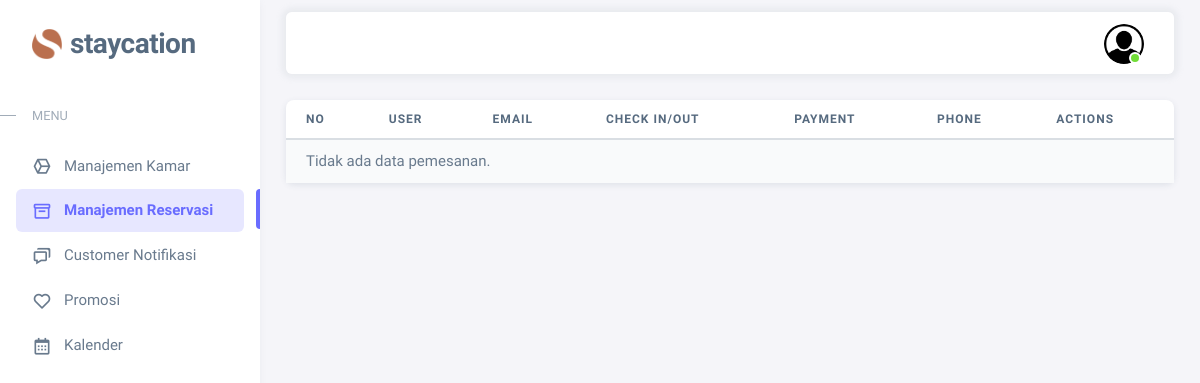
Before: /dashboard/hotel/reservasi.php (signed in) with the older database file.
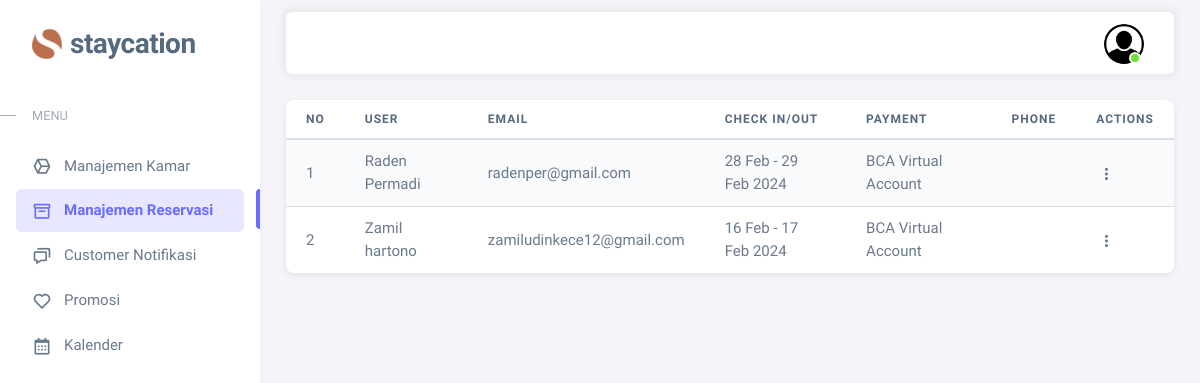
After: the same page with the newer database file.
### tables this page shows
CREATE TABLE `pemesanan` (
  `ID_PEMESANAN` int(11) NOT NULL,
  `EMAIL_TAMU` varchar(40) NOT NULL,
  `ID_HOTEL` int(11) NOT NULL,
  `ID_METODE_PEMBAYARAN` int(11) NOT NULL,
  `TGL_PEMESANAN` timestamp NOT NULL DEFAULT current_timestamp() ON UPDATE current_timestamp(),
  `TGL_CEKIN` datetime NOT NULL,
  `TGL_CEKOUT` datetime NOT NULL,
  `TOTAL_BIAYA` decimal(10,0) NOT NULL
);

CREATE TABLE `tamu` (
  `EMAIL_TAMU` varchar(40) NOT NULL,
  `PASSWORD` varchar(255) NOT NULL,
  `NAMA_TAMU` varchar(50) NOT NULL,
  `ALAMAT` varchar(50) NOT NULL,
  `NO_TELEPON_TAMU` varchar(15) NOT NULL,
  `TANGGAL_LAHIR` date NOT NULL,
  `FOTO` varchar(255) NOT NULL
);

CREATE TABLE `metode_pembayaran` (
  `ID_METODE_PEMBAYARAN` int(11) NOT NULL,
  `NAMA_METODE_PEMBAYARAN` enum('BCA Virtual Account','Credit Card','Mandiri Virtual Account') NOT NULL
);

### dashboard/hotel/reservasi.php (the view, shortened to what this page needs)
<?php
    include '../../controller/koneksi.php';
    include '../../partials/header-hotel.php'
?>
    <div class="content-wrapper">
      <div class="container-xxl flex-grow-1 container-p-y">
        <div class="card mb-4">
          <table class="table table-striped">
            <thead>
              <tr>
                <th>no</th>
                <th>User</th>
                <th>Email</th>
                <th>Check in/out</th>
                <th>Payment</th>
                <th>phone</th>
                <th>Actions</th>
              </tr>
            </thead>
            <tbody class="table-border-bottom-0">
            <?php
            $id_hotel = $_SESSION['id_hotel'];
            $query = "SELECT pemesanan.id_pemesanan,tamu.nama_tamu, tamu.email_tamu, pemesanan.tgl_cekin, pemesanan.tgl_cekout,
                    metode_pembayaran.nama_metode_pembayaran, tamu.no_telepon_tamu
                FROM pemesanan
                JOIN tamu ON pemesanan.email_tamu = tamu.email_tamu
                JOIN hotel ON pemesanan.id_hotel = hotel.id_hotel
                JOIN metode_pembayaran ON pemesanan.id_metode_pembayaran = metode_pembayaran.id_metode_pembayaran
                WHERE hotel.id_hotel = $id_hotel
                GROUP BY pemesanan.id_pemesanan
                ORDER BY pemesanan.tgl_cekin DESC";
            $result = $koneksi->query($query);
            if ($result->num_rows > 0) {
                $counter = 1;
                while ($row = $result->fetch_assoc()) {
                ?>
                <tr>
                    <td><?php echo $counter; ?> </td>
                    <td><?php echo $row['nama_tamu']; ?></td>
                    <td><?php echo $row['email_tamu']; ?></td>
                    <td><?php echo date('d M', strtotime($row["tgl_cekin"])) . ' - ' . date('d M Y', strtotime($row["tgl_cekout"])); ?></td>
                    <td><?php echo $row['nama_metode_pembayaran']; ?></td>
                    <td><?php echo $row['no_telepon_tamu']; ?></td>
                    <td>
                        <div class="dropdown">
                            <button type="button" class="btn p-0 dropdown-toggle hide-arrow" data-bs-toggle="dropdown">
                                <i class="bx bx-dots-vertical-rounded"></i>
                            </button>
                        </div>
                    </td>
                </tr>
                <?php
                    $counter++;
                }
            } else {
                echo '<tr><td colspan="9">Tidak ada data pemesanan.</td></tr>';
            }
            ?>
            </tbody>
          </table>
        </div>
    </div>
<?php
    include '../../partials/footer-hotel.php'
?>

Changed rows visible on the page:
added pemesanan: EMAIL_TAMU.NAMA_TAMU "Raden Permadi", EMAIL_TAMU.EMAIL_TAMU "radenper@gmail.com", TGL_CEKIN "28 Feb", TGL_CEKOUT "29 Feb 2024", ID_METODE_PEMBAYARAN.NAMA_METODE_PEMBAYARAN "BCA Virtual Account"
added pemesanan: EMAIL_TAMU.NAMA_TAMU "Zamil hartono", EMAIL_TAMU.EMAIL_TAMU "zamiludinkece12@gmail.com", TGL_CEKIN "16 Feb", TGL_CEKOUT "17 Feb 2024", ID_METODE_PEMBAYARAN.NAMA_METODE_PEMBAYARAN "BCA Virtual Account"
Other visible differences:
text no longer shown: "Tidak ada data pemesanan."
